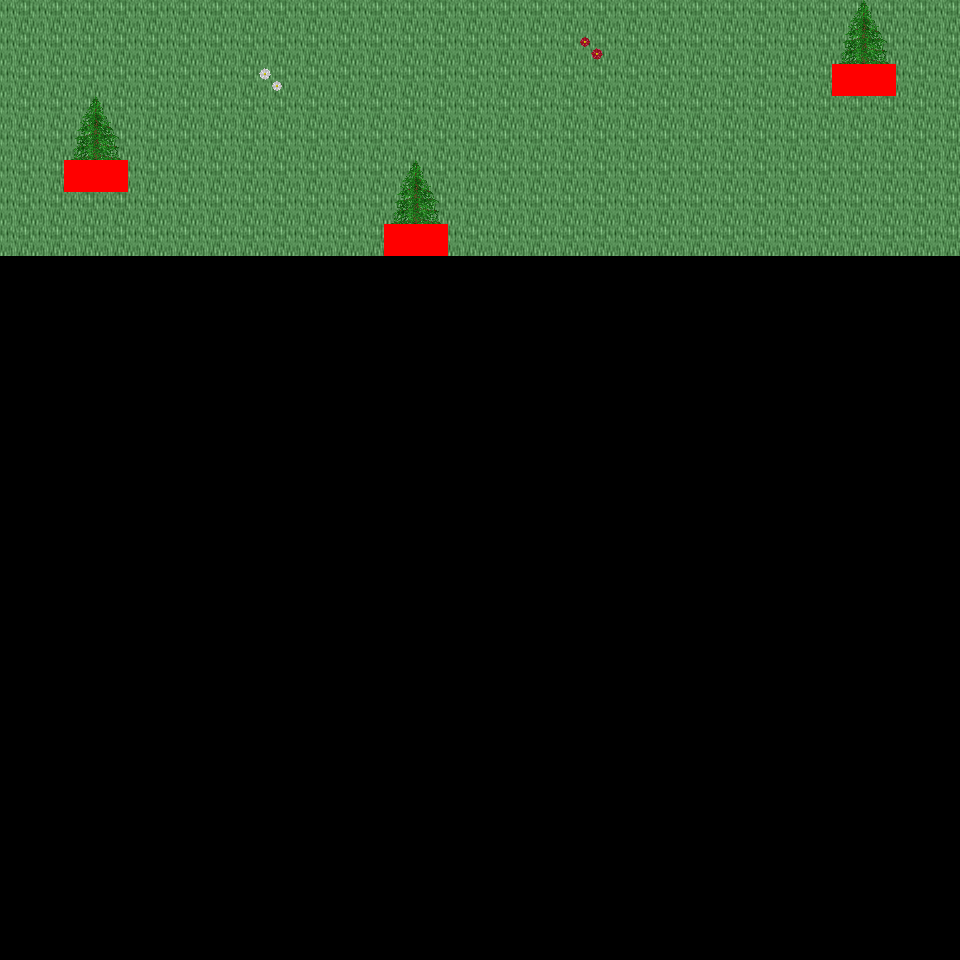

Tiled map render using the project's own tile images. Description and the map definition, with tile-layer contents summarised, below:
An orthogonal 30x30 tile map with 32x32 px tiles, 6 tile layers (Ground, Object, Object2, Above, ...), 42 tilesets and 3 objects (3x mapExit).

<map version="1.0" orientation="orthogonal" renderorder="right-down" width="30" height="30" tilewidth="32" tileheight="32" nextobjectid="4">
  <tileset firstgid="1" name="tileset_logic_collision" tilewidth="32" tileheight="32" tilecount="1" columns="1">
    <image source="../drawable/tileset_logic_collision.png" width="32" height="32" />
  </tileset>
  <tileset firstgid="2" name="tileset_building_decoration_orbpedestal" tilewidth="32" tileheight="32" tilecount="2" columns="1">
    <image source="../drawable/tileset_building_decoration_orbpedestal.png" width="32" height="64" />
  </tileset>
  <tileset firstgid="4" name="tileset_building_decoration_block" tilewidth="32" tileheight="32" tilecount="2" columns="2">
    <image source="../drawable/tileset_building_decoration_block.png" width="64" height="32" />
  </tileset>
  <tileset firstgid="6" name="tileset_building_decoration_chimney" tilewidth="32" tileheight="32" tilecount="2" columns="1">
    <image source="../drawable/tileset_building_decoration_chimney.png" width="32" height="64" />
  </tileset>
  <tileset firstgid="8" name="tileset_building_fence_fence_chunky" tilewidth="32" tileheight="32" tilecount="21" columns="3">
    <image source="../drawable/tileset_building_fence_fence_chunky.png" width="96" height="224" />
  </tileset>
  <tileset firstgid="29" name="tileset_ground_cobbled_paving" tilewidth="32" tileheight="32" tilecount="1" columns="1">
    <image source="../drawable/tileset_ground_cobbled_paving.png" width="32" height="32" />
  </tileset>
  <tileset firstgid="30" name="tileset_ground_gravel" tilewidth="32" tileheight="32" tilecount="1" columns="1">
    <image source="../drawable/tileset_ground_gravel.png" width="32" height="32" />
  </tileset>
  <tileset firstgid="31" name="tileset_ground_stone_floors" tilewidth="32" tileheight="32" tilecount="6" columns="3">
    <image source="../drawable/tileset_ground_stone_floors.png" width="96" height="64" />
  </tileset>
  <tileset firstgid="37" name="tileset_ground_ground" tilewidth="32" tileheight="32" tilecount="33" columns="3">
    <image source="../drawable/tileset_ground_ground.png" width="96" height="352" />
  </tileset>
  <tileset firstgid="70" name="tileset_plant_bush_hedge" tilewidth="32" tileheight="32" tilecount="35" columns="5">
    <image source="../drawable/tileset_plant_bush_hedge.png" width="160" height="224" />
  </tileset>
  <tileset firstgid="105" name="tileset_plant_bush_various_small" tilewidth="32" tileheight="32" tilecount="9" columns="3">
    <image source="../drawable/tileset_plant_bush_various_small.png" width="96" height="96" />
  </tileset>
  <tileset firstgid="114" name="tileset_plant_flower_daisy_blue" tilewidth="32" tileheight="32" tilecount="8" columns="2">
    <image source="../drawable/tileset_plant_flower_daisy_blue.png" width="64" height="128" />
  </tileset>
  <tileset firstgid="122" name="tileset_plant_flower_daisy_red" tilewidth="32" tileheight="32" tilecount="8" columns="2">
    <image source="../drawable/tileset_plant_flower_daisy_red.png" width="64" height="128" />
  </tileset>
  <tileset firstgid="130" name="tileset_plant_flower_daisy_white" tilewidth="32" tileheight="32" tilecount="8" columns="2">
    <image source="../drawable/tileset_plant_flower_daisy_white.png" width="64" height="128" />
  </tileset>
  <tileset firstgid="138" name="tileset_plant_flower_daisy_yellow" tilewidth="32" tileheight="32" tilecount="8" columns="2">
    <image source="../drawable/tileset_plant_flower_daisy_yellow.png" width="64" height="128" />
  </tileset>
  <tileset firstgid="146" name="tileset_plant_vine_plait" tilewidth="32" tileheight="32" tilecount="9" columns="3">
    <image source="../drawable/tileset_plant_vine_plait.png" width="96" height="96" />
  </tileset>
  <tileset firstgid="155" name="tileset_furniture_light_iron_lamp" tilewidth="32" tileheight="32" tilecount="3" columns="1">
    <image source="../drawable/tileset_furniture_light_iron_lamp.png" width="32" height="96" />
  </tileset>
  <tileset firstgid="158" name="tileset_furniture_light_flames" tilewidth="32" tileheight="32" tilecount="6" columns="6">
    <image source="../drawable/tileset_furniture_light_flames.png" width="192" height="32" />
  </tileset>
  <tileset firstgid="164" name="tileset_ground_grass_corners" tilewidth="32" tileheight="32" tilecount="24" columns="6">
    <image source="../drawable/tileset_ground_grass_corners.png" width="192" height="128" />
  </tileset>
  <tileset firstgid="188" name="tileset_ground_grass_edges" tilewidth="32" tileheight="32" tilecount="36" columns="12">
    <image source="../drawable/tileset_ground_grass_edges.png" width="384" height="96" />
  </tileset>
  <tileset firstgid="224" name="tileset_plant_tree_tree_golden_large" tilewidth="32" tileheight="32" tilecount="24" columns="4">
    <image source="../drawable/tileset_plant_tree_tree_golden_large.png" width="128" height="192" />
  </tileset>
  <tileset firstgid="248" name="tileset_ground_water_dungeon_water" tilewidth="32" tileheight="32" tilecount="30" columns="3">
    <image source="../drawable/tileset_ground_water_dungeon_water.png" width="96" height="320" />
  </tileset>
  <tileset firstgid="278" name="tileset_plant_indoor_pot_plant_1" tilewidth="32" tileheight="32" tilecount="12" columns="6">
    <image source="../drawable/tileset_plant_indoor_pot_plant_1.png" width="192" height="64" />
  </tileset>
  <tileset firstgid="290" name="tileset_logic_creature_human_imperial" tilewidth="32" tileheight="32" tilecount="16" columns="8">
    <image source="../drawable/tileset_logic_creature_human_imperial.png" width="256" height="64" />
  </tileset>
  <tileset firstgid="306" name="tileset_item_statue_metal_and_stone" tilewidth="32" tileheight="32" tilecount="6" columns="3">
    <image source="../drawable/tileset_item_statue_metal_and_stone.png" width="96" height="64" />
  </tileset>
  <tileset firstgid="312" name="tileset_item_statue_grey_stone" tilewidth="32" tileheight="32" tilecount="4" columns="2">
    <image source="../drawable/tileset_item_statue_grey_stone.png" width="64" height="64" />
  </tileset>
  <tileset firstgid="316" name="tileset_building_castle" tilewidth="32" tileheight="32" tilecount="320" columns="20">
    <image source="../drawable/tileset_building_castle.png" width="640" height="512" />
  </tileset>
  <tileset firstgid="636" name="tileset_building_church" tilewidth="32" tileheight="32" tilecount="56" columns="8">
    <image source="../drawable/tileset_building_church.png" width="256" height="224" />
  </tileset>
  <tileset firstgid="692" name="tileset_item_pot_pot_golden" tilewidth="32" tileheight="32" tilecount="4" columns="4">
    <image source="../drawable/tileset_item_pot_pot_golden.png" width="128" height="32" />
  </tileset>
  <tileset firstgid="696" name="tileset_furniture_table_bench" tilewidth="32" tileheight="32" tilecount="3" columns="3">
    <image source="../drawable/tileset_furniture_table_bench.png" width="96" height="32" />
  </tileset>
  <tileset firstgid="699" name="tileset_item_statue_green_stone" tilewidth="32" tileheight="32" tilecount="12" columns="4">
    <image source="../drawable/tileset_item_statue_green_stone.png" width="128" height="96" />
  </tileset>
  <tileset firstgid="711" name="tileset_item_statue_green_stone_2" tilewidth="32" tileheight="32" tilecount="6" columns="2">
    <image source="../drawable/tileset_item_statue_green_stone_2.png" width="64" height="96" />
  </tileset>
  <tileset firstgid="717" name="tileset_plant_bush_hosta" tilewidth="32" tileheight="32" tilecount="9" columns="3">
    <image source="../drawable/tileset_plant_bush_hosta.png" width="96" height="96" />
  </tileset>
  <tileset firstgid="726" name="tileset_plant_tree_tree_green" tilewidth="32" tileheight="32" tilecount="88" columns="8">
    <image source="../drawable/tileset_plant_tree_tree_green.png" width="256" height="352" />
  </tileset>
  <tileset firstgid="814" name="tileset_item_banners_flag" tilewidth="32" tileheight="32" tilecount="12" columns="3">
    <image source="../drawable/tileset_item_banners_flag.png" width="96" height="128" />
  </tileset>
  <tileset firstgid="826" name="tileset_furniture_table_long_front_on" tilewidth="32" tileheight="32" tilecount="3" columns="1">
    <image source="../drawable/tileset_furniture_table_long_front_on.png" width="32" height="96" />
  </tileset>
  <tileset firstgid="829" name="tileset_item_flagpole" tilewidth="32" tileheight="32" tilecount="3" columns="1">
    <image source="../drawable/tileset_item_flagpole.png" width="32" height="96" />
  </tileset>
  <tileset firstgid="832" name="tileset_logic_portal" tilewidth="32" tileheight="32" tilecount="24" columns="8">
    <image source="../drawable/tileset_logic_portal.png" width="256" height="96" />
  </tileset>
  <tileset firstgid="856" name="tileset_logic_creature_animal" tilewidth="32" tileheight="32" tilecount="32" columns="8">
    <image source="../drawable/tileset_logic_creature_animal.png" width="256" height="128" />
  </tileset>
  <tileset firstgid="888" name="tileset_plant_tree_spruce" tilewidth="32" tileheight="32" tilecount="6" columns="2">
    <image source="../drawable/tileset_plant_tree_spruce.png" width="64" height="96" />
  </tileset>
  <tileset firstgid="894" name="tileset_light_light_5x5" tilewidth="32" tileheight="32" tilecount="25" columns="5">
    <image source="../drawable/tileset_light_light_5x5.png" width="160" height="160" />
  </tileset>
  <tileset firstgid="919" name="tileset_plant_stump_stump_brown" tilewidth="32" tileheight="32" tilecount="4" columns="2">
    <image source="../drawable/tileset_plant_stump_stump_brown.png" width="64" height="64" />
  </tileset>
  <layer name="Ground" width="30" height="30">
    <data>[900 cells, 240 non-empty, 1 distinct tile ids]</data>
  </layer>
  <layer name="Object" width="30" height="30">
    <data>[900 cells, 8 non-empty, 4 distinct tile ids]</data>
  </layer>
  <layer name="Object2" width="30" height="30">
    <data>[900 cells, 0 non-empty, 0 distinct tile ids]</data>
  </layer>
  <layer name="Above" width="30" height="30">
    <data>[900 cells, 12 non-empty, 4 distinct tile ids]</data>
  </layer>
  <layer name="Above2" width="30" height="30">
    <data>[900 cells, 0 non-empty, 0 distinct tile ids]</data>
  </layer>
  <layer name="Walkable" width="30" height="30">
    <data>[900 cells, 6 non-empty, 1 distinct tile ids]</data>
  </layer>
  <objectgroup name="MapEvents">
    <object id="1" name="north" type="mapExit" x="0" y="0" width="960" height="32">
      <properties>
        <property name="map" value="level_0_x69_y131" />
        <property name="x" value="0" />
        <property name="y" value="28" />
      </properties>
    </object>
    <object id="2" name="west" type="mapExit" x="0" y="0" width="32" height="960">
      <properties>
        <property name="map" value="level_0_x68_y132" />
        <property name="x" value="28" />
        <property name="y" value="0" />
      </properties>
    </object>
    <object id="3" name="east" type="mapExit" x="928" y="0" width="32" height="960">
      <properties>
        <property name="map" value="level_0_x70_y132" />
        <property name="x" value="1" />
        <property name="y" value="0" />
      </properties>
    </object>
  </objectgroup>
</map>
